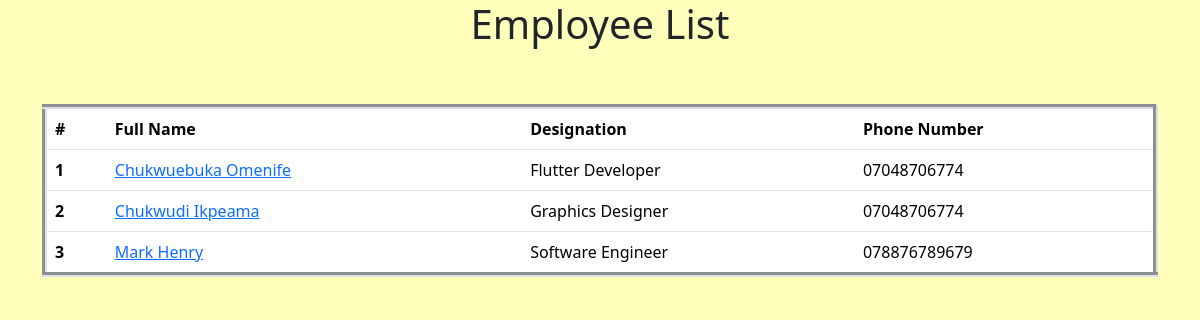
The page / on the database its author committed.
### employees/models.py (models this page shows, shortened)
class Employees(models.Model):
    first_name = models.CharField(max_length=100)
    last_name = models.CharField(max_length=100)
    photo = models.ImageField(upload_to="images")
    designation = models.CharField(max_length=100)
    email_address = models.EmailField(max_length=100, unique=True)
    phone_number = models.CharField(max_length=100, blank=True)
    created_at = models.DateTimeField(auto_now_add=True)
    updated_at = models.DateTimeField(auto_now=True)

### mysite/views.py (the view)
# urls.py: 2. Add a URL to urlpatterns:  path('', views.home, name='home')
def home(request):
    employees = Employees.objects.all()
    context = {'employees': employees,
               }
    return render(request, 'home.html', context)

### templates/home.html (shortened to what this page needs)
{% load static %}
<!DOCTYPE html>
<html lang="en">
  <head>
    <link
      href="https://cdn.jsdelivr.net/npm/bootstrap@5.3.3/dist/css/bootstrap.min.css"
      rel="stylesheet"
    />
    <link rel="stylesheet" href="{%  static 'css/style.css' %}" />
  </head>
  <body>
    <div class="text-center">
      <h1>Employee List</h1>
    </div>
    <div class="container pt-5 d-flex justify-content-center">
      <table class="table" border="5">
        <thead>
          <tr>
            <th scope="col">#</th>
            <th scope="col">Full Name</th>
            <th scope="col">Designation</th>
            <th scope="col">Phone Number</th>
          </tr>
        </thead>
        <tbody>
          {% for emp in employees %}
          <tr>
            <th>{{forloop.counter}}</th>
            <td>
              <a href="{% url 'employee_detail' emp.id %}"
                >{{emp.first_name}} {{emp.last_name}}</a
              >
            </td>
            <td>{{emp.designation}}</td>
            <td>{{emp.phone_number}}</td>
          </tr>
          {% endfor %}
        </tbody>
      </table>
    </div>
  </body>
</html>

### mysite/static/css/style.css (style rules this page uses)
body { background-color: #ffff8990 !important; }

### rows shown on the page
Employees: first_name "Chukwuebuka", last_name "Omenife", designation "Flutter Developer", phone_number "07048706774"
Employees: first_name "Chukwudi", last_name "Ikpeama", designation "Graphics Designer", phone_number "07048706774"
Employees: first_name "Mark", last_name "Henry", designation "Software Engineer", phone_number "078876789679"
